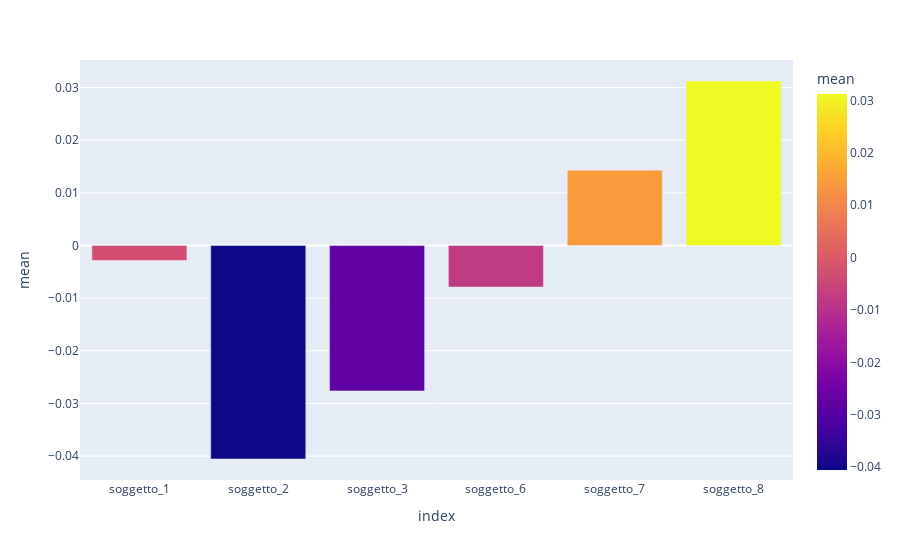
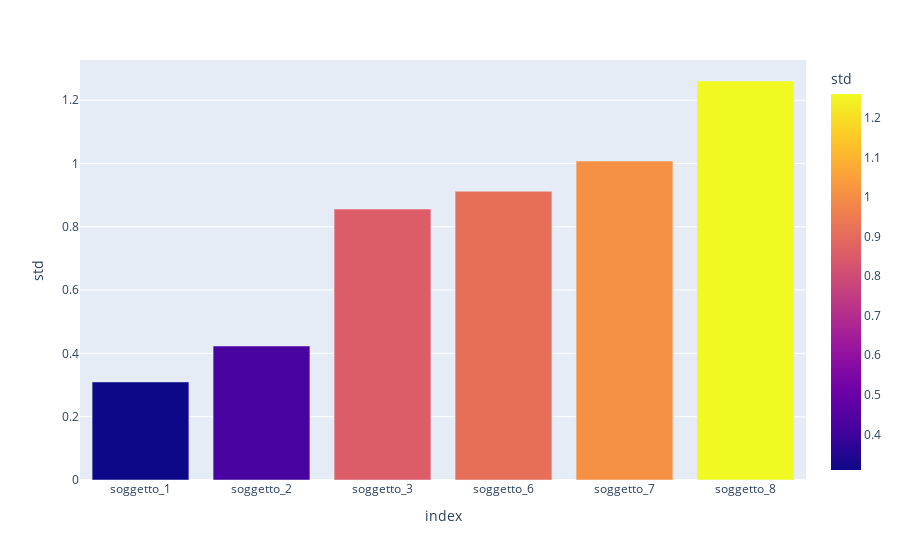

The code cell stored with these charts, in order, in its notebook:
### Code cell
# plot means and stds
fig = px.bar(df_std_mean_weights, x=df_std_mean_weights.index, y="mean", color="mean", barmode="group")
fig.show()

fig = px.bar(df_std_mean_weights, x=df_std_mean_weights.index, y="std", color="std", barmode="group")
fig.show()

### Figure 1 — Plotly figure (JSON) as saved in the notebook; plotly's stock layout.template omitted (floating-point values rounded to 4 significant figures)
{"data": [{"alignmentgroup": "True", "hovertemplate": "index=%{x}<br>mean=%{marker.color}<extra></extra>", "legendgroup": "", "marker": {"color": [-0.002845, -0.04056, -0.02763, -0.007898, 0.0143, 0.03125], "coloraxis": "coloraxis", "pattern": {"shape": ""}}, "name": "", "offsetgroup": "", "orientation": "v", "showlegend": false, "textposition": "auto", "type": "bar", "x": ["soggetto_1", "soggetto_2", "soggetto_3", "soggetto_6", "soggetto_7", "soggetto_8"], "xaxis": "x", "y": [-0.002845, -0.04056, -0.02763, -0.007898, 0.0143, 0.03125], "yaxis": "y"}], "layout": {"barmode": "group", "coloraxis": {"colorbar": {"title": {"text": "mean"}}, "colorscale": [[0, "#0d0887"], [0.1111, "#46039f"], [0.2222, "#7201a8"], [0.3333, "#9c179e"], [0.4444, "#bd3786"], [0.5556, "#d8576b"], [0.6667, "#ed7953"], [0.7778, "#fb9f3a"], [0.8889, "#fdca26"], [1, "#f0f921"]]}, "legend": {"tracegroupgap": 0}, "margin": {"t": 60}, "xaxis": {"anchor": "y", "domain": [0, 1], "title": {"text": "index"}}, "yaxis": {"anchor": "x", "domain": [0, 1], "title": {"text": "mean"}}}}

### Figure 2 — Plotly figure (JSON) as saved in the notebook; plotly's stock layout.template omitted (floating-point values rounded to 4 significant figures)
{"data": [{"alignmentgroup": "True", "hovertemplate": "index=%{x}<br>std=%{marker.color}<extra></extra>", "legendgroup": "", "marker": {"color": [0.3098, 0.4233, 0.8559, 0.9123, 1.008, 1.261], "coloraxis": "coloraxis", "pattern": {"shape": ""}}, "name": "", "offsetgroup": "", "orientation": "v", "showlegend": false, "textposition": "auto", "type": "bar", "x": ["soggetto_1", "soggetto_2", "soggetto_3", "soggetto_6", "soggetto_7", "soggetto_8"], "xaxis": "x", "y": [0.3098, 0.4233, 0.8559, 0.9123, 1.008, 1.261], "yaxis": "y"}], "layout": {"barmode": "group", "coloraxis": {"colorbar": {"title": {"text": "std"}}, "colorscale": [[0, "#0d0887"], [0.1111, "#46039f"], [0.2222, "#7201a8"], [0.3333, "#9c179e"], [0.4444, "#bd3786"], [0.5556, "#d8576b"], [0.6667, "#ed7953"], [0.7778, "#fb9f3a"], [0.8889, "#fdca26"], [1, "#f0f921"]]}, "legend": {"tracegroupgap": 0}, "margin": {"t": 60}, "xaxis": {"anchor": "y", "domain": [0, 1], "title": {"text": "index"}}, "yaxis": {"anchor": "x", "domain": [0, 1], "title": {"text": "std"}}}}
